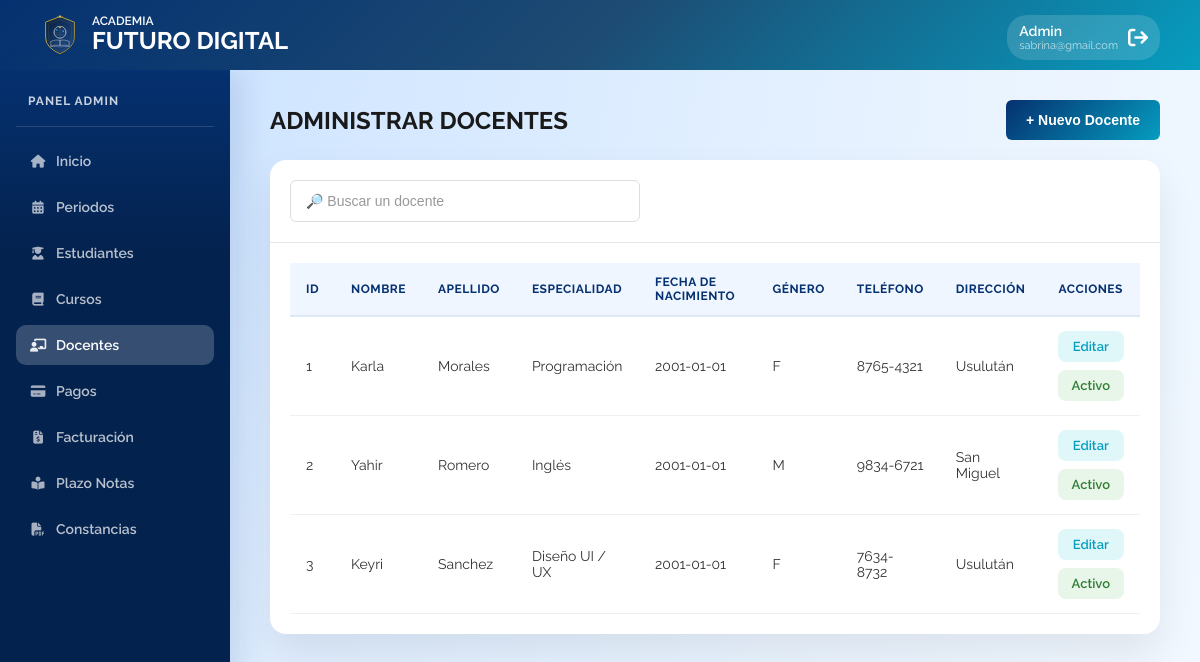
/admin-docentes.php (signed in), run on the app's committed database.
### tables this page shows
CREATE TABLE `docentes` (
  `id` int PRIMARY KEY NOT NULL AUTO_INCREMENT,
  `usuario_id` int NOT NULL,
  `especialidad` varchar(100) DEFAULT NULL,
  `fecha_nacimiento` date DEFAULT NULL,
  `genero` char(1) DEFAULT NULL,
  `salario` decimal(10,2) DEFAULT NULL,
  `telefono` varchar(20) DEFAULT NULL,
  `direccion` varchar(200) DEFAULT NULL,
  UNIQUE KEY `usuario_id` (`usuario_id`),
  CONSTRAINT `fk_docentes_1` FOREIGN KEY (`usuario_id`) REFERENCES `usuarios` (`id`)
);

CREATE TABLE `usuarios` (
  `id` int PRIMARY KEY NOT NULL AUTO_INCREMENT,
  `nombre` varchar(100) NOT NULL,
  `apellido` varchar(100) NOT NULL,
  `correo` varchar(120) NOT NULL,
  `password_hash` varchar(255) NOT NULL,
  `estado` tinyint(1) DEFAULT '1',
  `rol_id` int NOT NULL,
  UNIQUE KEY `correo` (`correo`),
  KEY `rol_id` (`rol_id`),
  CONSTRAINT `fk_usuarios_1` FOREIGN KEY (`rol_id`) REFERENCES `roles` (`id`)
);

### mostrar-tabla-docentes.php (the view)
<?php
include('includes/conexion.php');
$sql = "SELECT
    u.id AS usuario_id,
    d.id AS docente_id,
    u.nombre,
    u.apellido,
    u.correo,
    u.password_hash,
    u.estado,
    d.especialidad,
    d.fecha_nacimiento,
    d.genero,
    d.salario,
    d.telefono,
    d.direccion
    FROM docentes d
    INNER JOIN usuarios u ON d.usuario_id = u.id
    WHERE u.rol_id = 3";
$resultado = mysqli_query($conexion, $sql);
if (mysqli_num_rows($resultado) > 0 ){
?>
    <table class="data-table mobile-cards">
        <thead>
            <tr>
                <th>ID</th>
                <th>Nombre</th>
                <th>Apellido</th>
                <th>Especialidad</th>
                <th>Fecha de Nacimiento</th>
                <th>Género</th>
                <th>Teléfono</th>
                <th>Dirección</th>
                <th>Acciones</th>
            </tr>
        </thead>
        <tbody>
            <?php while($fila = mysqli_fetch_assoc($resultado)){ ?>
            <tr data-id="<?php echo $fila['usuario_id']; ?>">
                <td data-label="ID"><?php echo $fila['docente_id']; ?></td>
                <td data-label="Nombre"><?php echo htmlspecialchars($fila['nombre']); ?></td>
                <td data-label="Apellido"><?php echo htmlspecialchars($fila['apellido']); ?></td>
                <td data-label="Especialidad"><?php echo htmlspecialchars($fila['especialidad']); ?></td>
                <td data-label="Fecha Nac."><?php echo htmlspecialchars($fila['fecha_nacimiento']); ?></td>
                <td data-label="Género"><?php echo htmlspecialchars($fila['genero']); ?></td>
                <td data-label="Teléfono"><?php echo htmlspecialchars($fila['telefono']); ?></td>
                <td data-label="Dirección"><?php echo htmlspecialchars($fila['direccion']); ?></td>
                <td data-label="Acciones" class="acciones-cell">
                    <div class="acciones-texto">
                        <a
                            href="#"
                            class="link-accion abrir-modal-docente"
                            data-docente_id="<?php echo $fila['docente_id']; ?>"
                            data-usuario_id="<?php echo $fila['usuario_id']; ?>"
                            data-nombre="<?php echo htmlspecialchars($fila['nombre']); ?>"
                            data-apellido="<?php echo htmlspecialchars($fila['apellido']); ?>"
                            data-especialidad="<?php echo htmlspecialchars($fila['especialidad']); ?>"
                            data-fecha_nacimiento="<?php echo htmlspecialchars($fila['fecha_nacimiento']); ?>"
                            data-genero="<?php echo htmlspecialchars($fila['genero']); ?>"
                            data-salario="<?php echo htmlspecialchars($fila['salario']); ?>"
                            data-telefono="<?php echo htmlspecialchars($fila['telefono']); ?>"
                            data-direccion="<?php echo htmlspecialchars($fila['direccion']); ?>"
                            data-correo="<?php echo htmlspecialchars($fila['correo']); ?>"
                            data-password_hash="<?php echo htmlspecialchars($fila['password_hash']); ?>"
                            data-estado="<?php echo htmlspecialchars($fila['estado']); ?>"
                            onclick="return false;"
                        >
                            Editar
                        </a>
                        <a
                            href="#"
                             class="link-accion btn-toggle-estado <?php echo ($fila['estado'] == 'Activo' || $fila['estado'] == 1) ? 'estado-activo' : 'estado-inactivo'; ?>"
                             data-usuario_id="<?php echo $fila['usuario_id']; ?>"
                        >
                            <?php echo ($fila['estado'] == 'Activo' || $fila['estado'] == 1) ? 'Activo' : 'Inactivo'; ?>
                        </a>
                    </div>
                </td>
            </tr>
            <?php } ?>
        </tbody>
    </table>
<?php
} else {
    echo '<div class="mensaje-vacio">No hay docentes registrados.</div>';
}
?>

### admin-docentes.php (shortened to what this page needs)
<!DOCTYPE html>
<html lang="es">
<head>
    <link rel="stylesheet" href="https://cdnjs.cloudflare.com/ajax/libs/font-awesome/6.4.0/css/all.min.css">
    <link rel="stylesheet" href="css/stylesAdmin.css">
</head>
<body class="raleway-all">
    <header class="header">
        <div class="logo">
            <img src ="img/logo.svg" alt="Logo Academia Futuro Digital" class="logo">
            <div class="logo-text">
                <span class="logo-small">ACADEMIA</span>
                <span class="logo-big">FUTURO DIGITAL</span>
            </div>
        </div>
        <nav class="nav">
            <a href="./admin-inicio.php" class="btn-nav">Inicio</a>
            <a href="./admin-periodos.php" class="btn-nav">Periodos</a>
            <a href="./admin-estudiantes.php" class="btn-nav">Estudiantes</a>
            <a href="./admin-cursos.php" class="btn-nav">Cursos</a>
            <a href="./admin-docentes.php" class="btn-nav active">Docentes</a>
            <a href="./admin-pagos.php" class="btn-nav">Pagos</a>
            <a href="./admin-facturacion.php" class="btn-nav">Facturación</a>
            <a href="./admin-plazo.php" class="btn-nav">Plazo Notas</a>
            <a href="./admin-constancias.php" class="btn-nav">Constancias</a>
            <a href="includes/logout.php" style="text-decoration:none;">
                <div class="user-profile">
                    <div class="user-info">
                        <span class="user-role">Admin</span>
                        <span class="user-email"><?php echo $_SESSION["usuario"]; ?></span>
                    </div>
                    <i class="fas fa-arrow-right-from-bracket logout-icon"></i>
                </div>
            </a>
        </nav>
    </header>
    <main class="main">
        <div class="page-header">
            <h1 class="titulo">ADMINISTRAR DOCENTES</h1>
            <button class="btn-nuevo">+ Nuevo Docente</button>
        </div>
        <div class="card">
            <div class="toolbar">
                <input type="text" id="buscador-docente" placeholder="🔎 Buscar un docente" class="input-buscar">
            </div>
            <div class="tabla-placeholder">
                <?php include('mostrar-tabla-docentes.php'); ?>
            </div>
        </div>
    </main>
</body>
</html>

### data on the page
docentes: id "1", usuario.nombre "Karla", usuario.apellido "Morales", especialidad "Programación", fecha_nacimiento "2001-01-01", genero "F", telefono "8765-4321", direccion "Usulután"
docentes: id "2", usuario.nombre "Yahir", usuario.apellido "Romero", especialidad "Inglés", fecha_nacimiento "2001-01-01", genero "M", telefono "9834-6721", direccion "San Miguel"
docentes: id "3", usuario.nombre "Keyri", usuario.apellido "Sanchez", especialidad "Diseño UI / UX", fecha_nacimiento "2001-01-01", genero "F", telefono "7634-8732", direccion "Usulután"

### other printed values
$_SESSION["usuario"] "sabrina@gmail.com"
